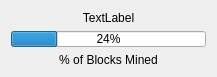
<?xml version="1.0" encoding="UTF-8"?>
<ui version="4.0">
 <class>minerWidget</class>
 <widget class="QWidget" name="minerWidget">
  <property name="geometry">
   <rect>
    <x>0</x>
    <y>0</y>
    <width>217</width>
    <height>71</height>
   </rect>
  </property>
  <property name="windowTitle">
   <string>Form</string>
  </property>
  <property name="styleSheet">
   <string notr="true"/>
  </property>
  <layout class="QVBoxLayout" name="verticalLayout_2">
   <property name="bottomMargin">
    <number>10</number>
   </property>
   <item>
    <widget class="QLabel" name="minerD">
     <property name="sizePolicy">
      <sizepolicy hsizetype="Preferred" vsizetype="Expanding">
       <horstretch>0</horstretch>
       <verstretch>0</verstretch>
      </sizepolicy>
     </property>
     <property name="text">
      <string>TextLabel</string>
     </property>
     <property name="alignment">
      <set>Qt::AlignCenter</set>
     </property>
    </widget>
   </item>
   <item>
    <widget class="QProgressBar" name="progressBar">
     <property name="sizePolicy">
      <sizepolicy hsizetype="Ignored" vsizetype="Expanding">
       <horstretch>0</horstretch>
       <verstretch>0</verstretch>
      </sizepolicy>
     </property>
     <property name="value">
      <number>24</number>
     </property>
    </widget>
   </item>
   <item>
    <widget class="QLabel" name="label_2">
     <property name="sizePolicy">
      <sizepolicy hsizetype="Ignored" vsizetype="Expanding">
       <horstretch>0</horstretch>
       <verstretch>0</verstretch>
      </sizepolicy>
     </property>
     <property name="text">
      <string>% of Blocks Mined</string>
     </property>
     <property name="alignment">
      <set>Qt::AlignCenter</set>
     </property>
    </widget>
   </item>
  </layout>
 </widget>
 <resources/>
 <connections/>
</ui>
